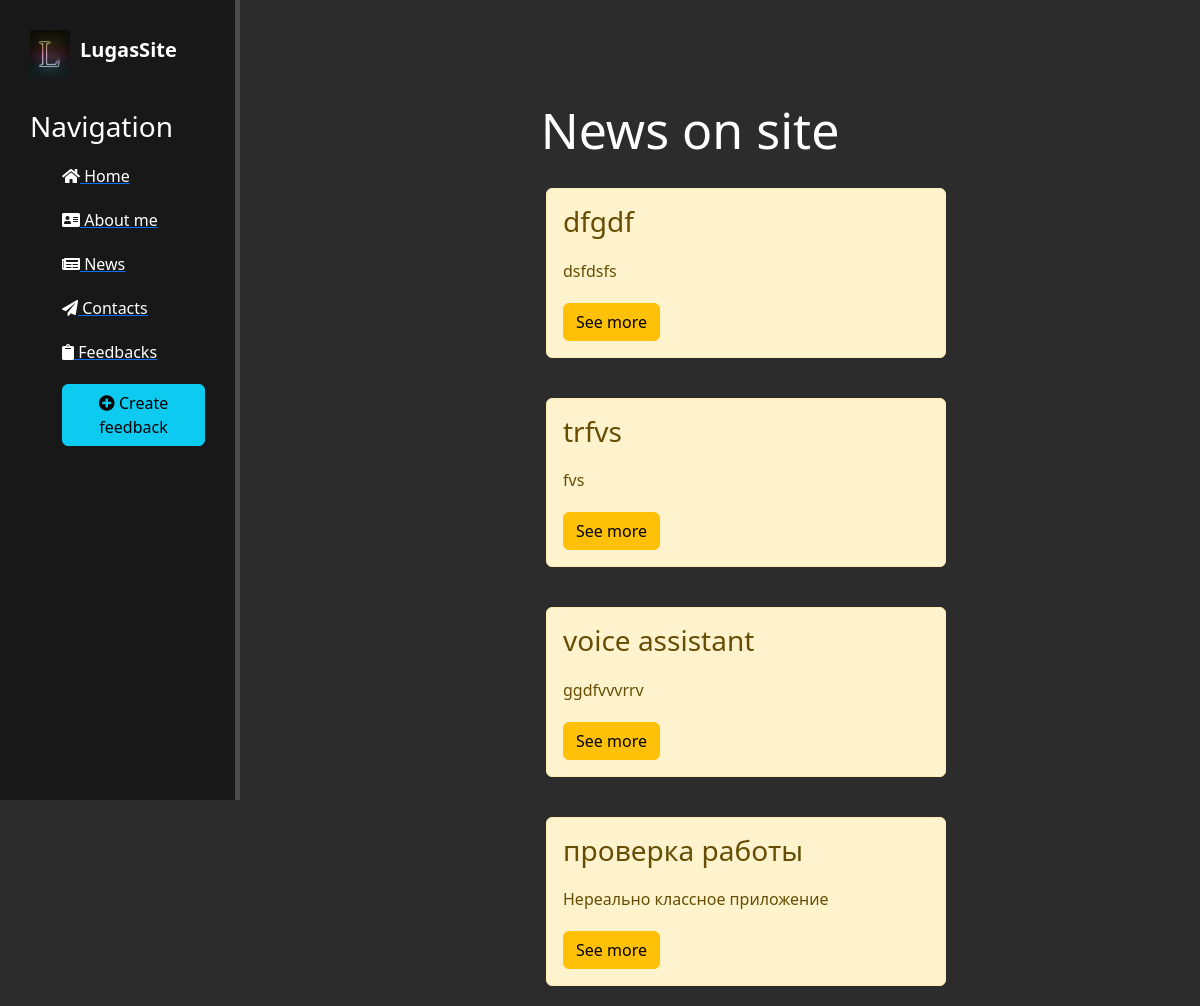
Before: /news/ with the older database file.
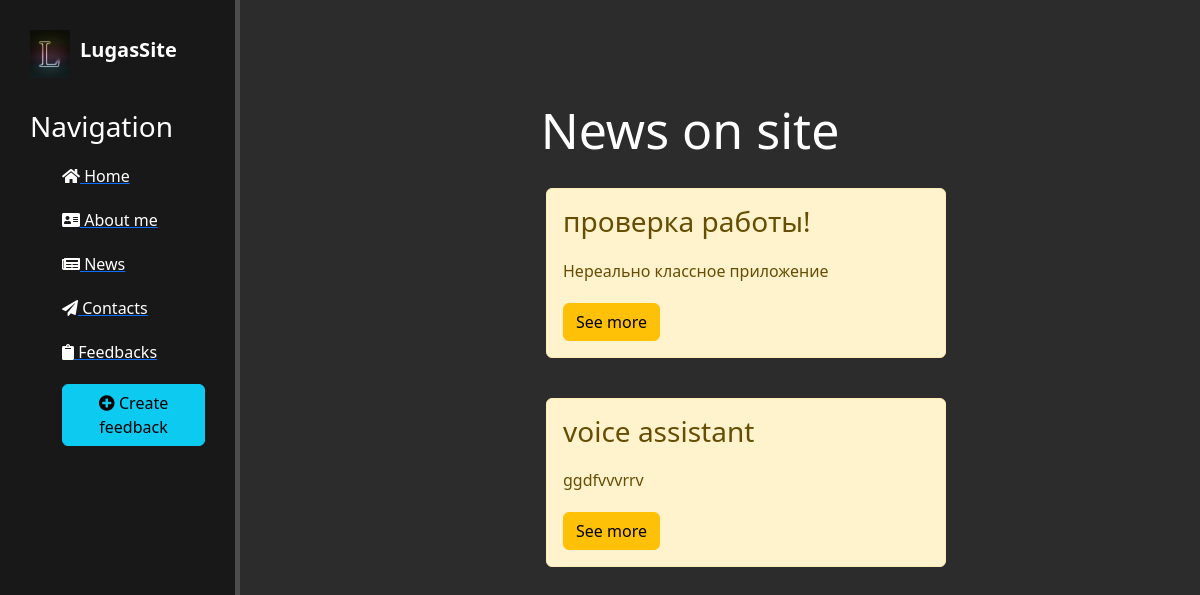
After: the same page with the newer database file.
### news/models.py (models this page shows, shortened)
class Articles(models.Model):
    title = models.CharField('Title', max_length=50)
    anons = models.CharField('Anons', max_length=250)
    content = models.TextField('Content')
    date = models.DateTimeField('Date of publication')
    class Meta:
        verbose_name = 'News'
        verbose_name_plural = "News"

### news/views.py (the view)
def news_home(request):
    news = Articles.objects.order_by('-date')
    return render(request, 'news/news_home.html', {'news': news})

### news/templates/news/news_home.html (shortened to what this page needs)
{% extends 'main/layout.html' %}
{% block content %}
    <div class="features">
        <h1>News on site</h1>
        {% if news %}
            {% for el in news %}
            <div class="alert alert-warning">
                <h3>{{ el.title }}</h3>
                <p>{{ el.anons }}</p>
                <a href="{% url 'news-detail' el.pk %}" class="btn btn-warning"> See more</a>
            </div>
            {% endfor %}
        {% else %}
            <p>No records</p>
        {% endif %}
    </div>
{% endblock %}

Changed rows visible on the page:
removed Articles: title "dfgdf", anons "dsfdsfs"
removed Articles: title "trfvs", anons "fvs"
changed Articles "Нереально классное приложение": title "проверка работы" → "проверка работы!"; moves up the list
